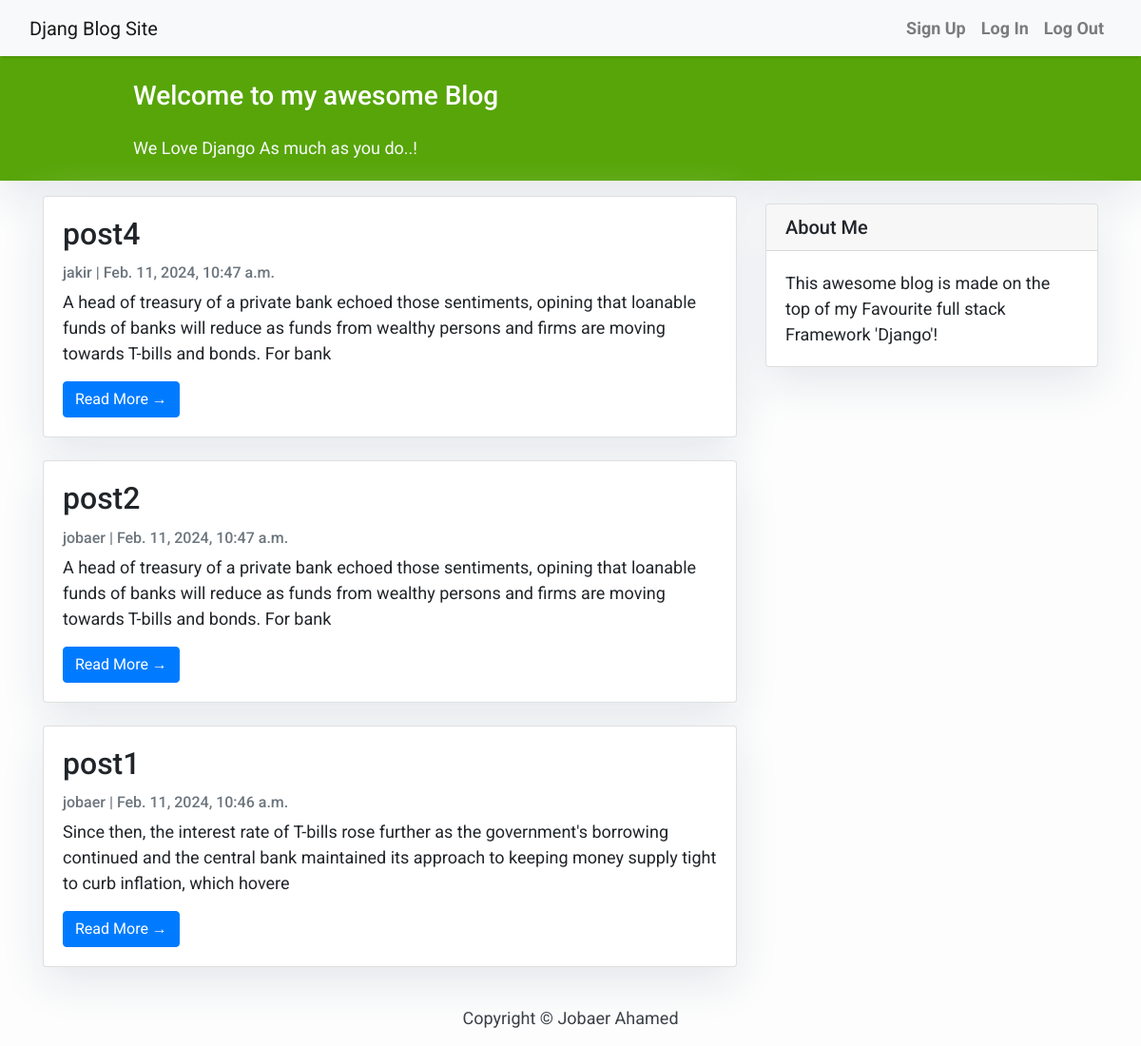
The page / on the database its author committed.
### blog/models.py (models this page shows, shortened)
class Post(models.Model):
    title = models.CharField(max_length = 200 , unique = True)
    slug = models.SlugField(max_length=200, unique=True,null=False)
    author = models.ForeignKey(User, on_delete = models.CASCADE ,related_name='blog_posts')
    content = models.TextField()
    created_on = models.DateTimeField(auto_now_add=True)
    updated_on = models.DateTimeField(auto_now= True)
    status = models.IntegerField(choices = STATUS, default = 0)
    class Meta:
        ordering = ['-created_on']

### accounts/models.py (models this page shows)
class CustomUser(AbstractUser):
    email = models.EmailField(_('email address'), unique = True)

### blog/views.py (the view)
# urls.py: path('', PostListView.as_view(), name='home'),
class PostListView(ListView):
    queryset = Post.objects.filter(status=1).order_by('-created_on')
    template_name= 'index.html'

### templates/index.html (shortened to what this page needs)
{% extends "base.html" %}
{% block content %}
<header class="masthead">
    <div class="container">
        <div class="row">
            <div class=" col-md-8 col-md-10 mx-auto">
                <div class="site-heading">
                    <h3 class=" site-heading my-4 mt-3 text-white"> Welcome to my awesome Blog </h3>
                    <p class="text-light">We Love Django As much as you do..! &nbsp
                    </p>
                </div>
            </div>
        </div>
    </div>
</header>
<div class="container">
    <div class="row">
        <div class="col-md-8 mt-3 left">
            {% for post in post_list %}
            <div class="card mb-4">
                <div class="card-body">
                    <h2 class="card-title">{{ post.title }}</h2>
                    <p class="card-text text-muted h6">{{ post.author }} | {{ post.created_on}} </p>
                    <p class="card-text">{{post.content|slice:":200" }}</p>
                    <a href="{% url 'post_detail' post.slug  %}" class="btn btn-primary">Read More &rarr;</a>
                </div>
            </div>
            {% endfor %}
        </div>
        {% block sidebar %} {% include 'sidebar.html' %} {% endblock sidebar %}
    </div>
</div>
{%endblock%}

### templates/base.html (style rules this page uses)
body { font-family: "Roboto", sans-serif; font-size: 17px; background-color: #fdfdfd; }
.masthead { background: #57A509; height: auto; padding-bottom: 5px; box-shadow: 0 16px 48px #E3E7EB; padding-top: 1px; }

### templates/index.html (style rules this page uses)
body { font-family: "Roboto", sans-serif; font-size: 18px; background-color: #fdfdfd; }
.card { box-shadow: 0 16px 48px #E3E7EB; }

### templates/sidebar.html (style rules this page uses)
.card { box-shadow: 0 16px 48px #E3E7EB; }

### rows shown on the page
Post: title "post4", author "jakir", created_on "Feb. 11, 2024, 10:47 a.m.", content "A head of treasury of a private bank echoed those sentiments, opining that loanable funds of banks will reduce as funds from wealthy persons and firms are moving towards T-bills and bonds. For bank"
Post: title "post2", author "jobaer", created_on "Feb. 11, 2024, 10:47 a.m.", content "A head of treasury of a private bank echoed those sentiments, opining that loanable funds of banks will reduce as funds from wealthy persons and firms are moving towards T-bills and bonds. For bank"
Post: title "post1", author "jobaer", created_on "Feb. 11, 2024, 10:46 a.m.", content "Since then, the interest rate of T-bills rose further as the government's borrowing continued and the central bank maintained its approach to keeping money supply tight to curb inflation, which hovere"
